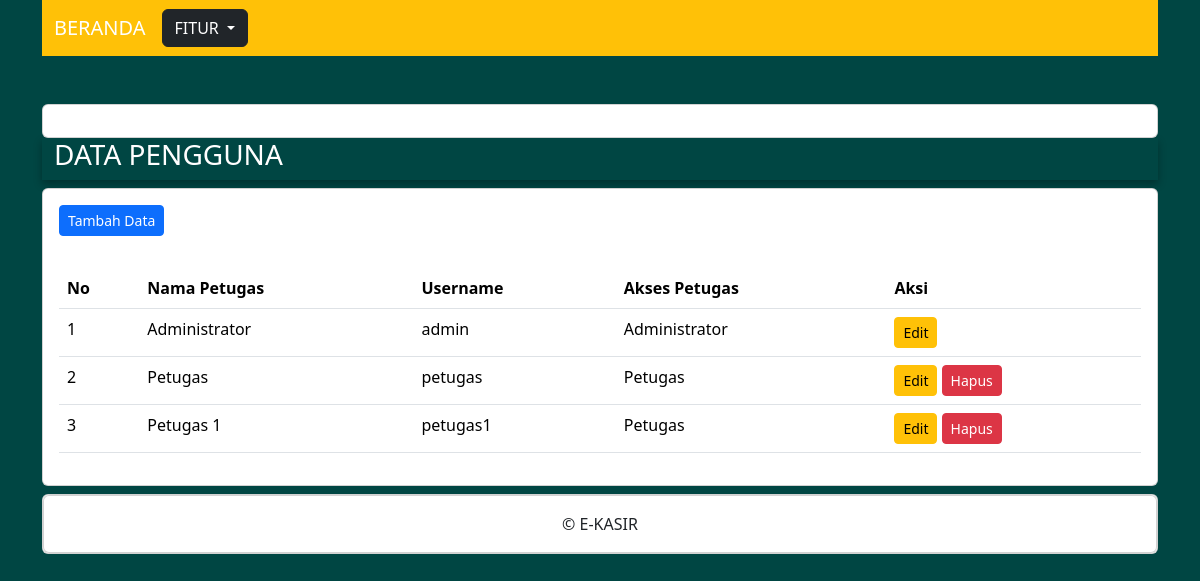
The page /administrator/data_pengguna.php (signed in) on the database its author committed.
### tables this page shows
CREATE TABLE `petugas` (
  `id_petugas` int(11) NOT NULL,
  `nama_petugas` varchar(255) NOT NULL,
  `username` text NOT NULL,
  `password` text NOT NULL,
  `level` int(11) NOT NULL
);

### administrator/data_pengguna.php (the view, shortened to what this page needs)
<?php
include "header.php";
include "navbar.php";
?>
<div class="jumbotron" style="padding: 0px; box-shadow: 0 4px 8px 0 rgba(0,0,0,0.3)">
        <div class="container">
          <div class="row">
            <div class="col-sm-6">
<h3>DATA PENGGUNA</h3>
</div>
</div>
</div>
</div>
<div class="card mt-2">
	<div class="card-body">
		<button type="button" class="btn btn-primary btn-sm" data-bs-toggle="modal" data-bs-target="#tambah-data">
			Tambah Data
		</button>
	</div>
	<div class="card-body">
		<table class="table">
			<thead>
				<tr>
					<th>No</th>
					<th>Nama Petugas</th>
					<th>Username</th>
					<th>Akses Petugas</th>
					<th>Aksi</th>
				</tr>
			</thead>
			<tbody>
				<?php
				include '../koneksi.php';
				$no = 1;
				$data = mysqli_query($koneksi,"select * from petugas");
				while($d = mysqli_fetch_array($data)){
					?>
					<tr>
						<td><?php echo $no++; ?></td>
						<td><?php echo $d['nama_petugas']; ?></td>
						<td><?php echo $d['username']; ?></td>
						<td>
							<?php
							if ($d['level'] == '1') { ?>
								Administrator
							<?php } else { ?>
								Petugas
							<?php } ?>
						</td>
						<td>
							<button type="button" class="btn btn-warning btn-sm" data-bs-toggle="modal" data-bs-target="#edit-data<?php echo $d['id_petugas']; ?>">
								Edit
							</button>
							<?php
							if ($d['level'] == $_SESSION['level']) { ?>
							<?php } else { ?>
								<button type="button" class="btn btn-danger btn-sm" data-bs-toggle="modal" data-bs-target="#hapus-data<?php echo $d['id_petugas']; ?>">
									Hapus
								</button>
							<?php } ?>
						</td>
					</tr>
				<?php } ?>
			</tbody>
		</table>
	</div>
</div>
<?php
include "footer.php";
?>

### rows shown on the page
petugas: nama_petugas "Administrator", username "admin", level "Administrator"
petugas: nama_petugas "Petugas", username "petugas", level "Petugas"
petugas: nama_petugas "Petugas 1", username "petugas1", level "Petugas"
